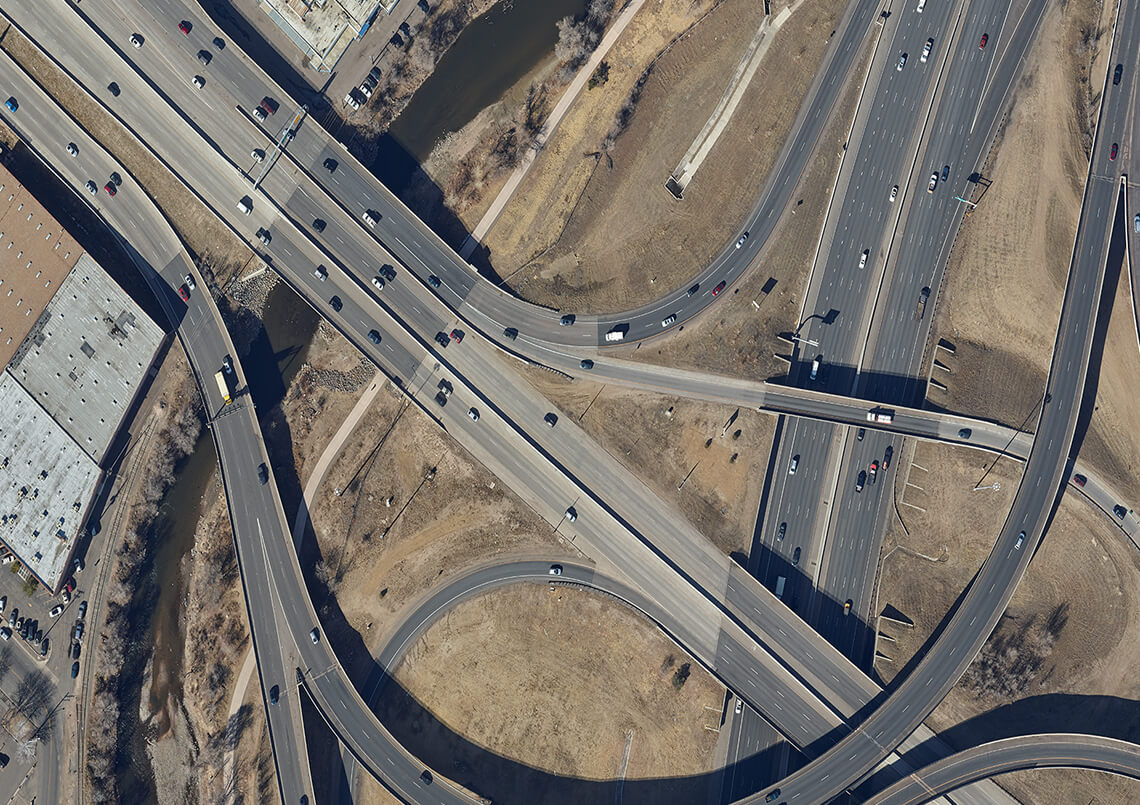
#> input picture week 2/mapping_try1/PhaseOne-SDK.jpg, 1140 x 805 px
$ jupyter execute 'mapping(earial_image).ipynb'
#> lines starting #> are read from the running program, lines starting #| are printed output that depends on the picture
[cell 1]
import numpy as np
import cv2
import matplotlib.pyplot as plt
image = cv2.imread('PhaseOne-SDK.jpg')
#> image is the input picture: shape (805, 1140, 3); mean B, G, R 107.5, 113.1, 118.1
cv2.ellipse(image,(550,730),(50,50),180,0,360,(250,0,0),5);
cv2.rectangle(image,(540,710),(560,750),(250,0,0),-1);

[cell 2]
import numpy as np
import imutils
import cv2
class Stitcher1:
    def __init__(self):
        self.isv3 = imutils.is_cv3(or_better=True)


    def stitch(self,images,ratio=0.75,reprojThresh=4.0,showMatches=False):
        (imageB,imageA) = images
        (kpsA,featuresA) = self.detectAndDescribe(imageA)
        (kpsB,featuresB) = self.detectAndDescribe(imageB)
        M = self.matchKeypoints(kpsA,kpsB,featuresA,featuresB,ratio,reprojThresh)
        if M is None:
            return None

        (matches,H,status) = M
        result = cv2.warpPerspective(imageA,H,( imageA.shape[1] + imageB.shape[1] ,imageA.shape[0] + imageB.shape[0]))
        result[0:imageB.shape[0],0:imageB.shape[1]] = imageB

        if showMatches:
            vis = self.drawMatches(imageA,imageB,kpsA,kpsB,matches,status)
            return (result,vis)

        return result
    def detectAndDescribe(self,image):
        gray = cv2.cvtColor(image,cv2.COLOR_BGR2GRAY)
        if self.isv3:
            descriptor = cv2.xfeatures2d.SIFT_create()
            (kps,features) = descriptor.detectAndCompute(image,None)
        else:
            detector = cv2.FeatureDetector_create('SIFT')
            kps = detector.detect(gray)
            extractor = cv2.DescriptorExtractor_create('SIFT')
            (kps,features) = extractor.compute(gray,kps)

        kps = np.float32([kp.pt for kp in kps])
        return (kps,features)


    def matchKeypoints(self,kpsA,kpsB,featuresA,featuresB,ratio,reprojThresh):
        matcher = cv2.DescriptorMatcher_create("BruteForce")
        rawMatches = matcher.knnMatch(featuresA,featuresB,2)
        matches = []
        for m in rawMatches:
            if len(m) == 2 and m[0].distance < m[1].distance * ratio:
                matches.append((m[0].trainIdx,m[0].queryIdx))

        if len(matches) > 1:
            ptsA = np.float32([kpsA[i] for (_,i) in matches])
            ptsB = np.float32([kpsB[i] for (i,_) in matches])

            (H,status) = cv2.findHomography(ptsA,ptsB,cv2.RANSAC,reprojThresh)

            return (matches,H,status)

        return None


    def drawMatches(self,imageA,imageB,kpsA,kpsB,matches,status):
        (hA,wA) = imageA.shape[:2]
        (hB,wB) = imageB.shape[:2]
        vis = np.zeros((max(hA,hB),wA+wB , 3),dtype="uint8")
        vis[0:hA,0:wA] = imageA
        vis[0:hB,wA:] = imageB

        for((trainIdx,queryIdx),s) in zip(matches,status):
            ptA = (int(kpsA[queryIdx][0]),int(kpsA[queryIdx][1]))
            ptB = (int(kpsB[trainIdx][0]) + wA, int(kpsB[trainIdx][1]))
            cv2.line(vis,ptA,ptB,(0,255,0),1)

        return vis

[cell 3]
import numpy as np
import imutils
import cv2
class Stitcher2:
    def __init__(self):
        self.isv3 = imutils.is_cv3(or_better=True)


    def stitch(self,images,ratio=0.75,reprojThresh=4.0,showMatches=False):
        (imageB,imageA) = images
        (kpsA,featuresA) = self.detectAndDescribe(imageA)
        (kpsB,featuresB) = self.detectAndDescribe(imageB)
        M = self.matchKeypoints(kpsA,kpsB,featuresA,featuresB,ratio,reprojThresh)
        if M is None:
            return None

        (matches,H,status) = M
        result = cv2.warpPerspective(imageA,H,( imageA.shape[1] ,imageA.shape[0] + imageB.shape[0]))
        result[0:imageB.shape[0],0:imageB.shape[1]] = imageB

        if showMatches:
            vis = self.drawMatches(imageA,imageB,kpsA,kpsB,matches,status)
            return (result,vis)

        return result
    def detectAndDescribe(self,image):
        gray = cv2.cvtColor(image,cv2.COLOR_BGR2GRAY)
        if self.isv3:
            descriptor = cv2.xfeatures2d.SIFT_create()
            (kps,features) = descriptor.detectAndCompute(image,None)
        else:
            detector = cv2.FeatureDetector_create('SIFT')
            kps = detector.detect(gray)
            extractor = cv2.DescriptorExtractor_create('SIFT')
            (kps,features) = extractor.compute(gray,kps)

        kps = np.float32([kp.pt for kp in kps])
        return (kps,features)


    def matchKeypoints(self,kpsA,kpsB,featuresA,featuresB,ratio,reprojThresh):
        matcher = cv2.DescriptorMatcher_create("BruteForce")
        rawMatches = matcher.knnMatch(featuresA,featuresB,2)
        matches = []
        for m in rawMatches:
            if len(m) == 2 and m[0].distance < m[1].distance * ratio:
                matches.append((m[0].trainIdx,m[0].queryIdx))

        if len(matches) > 1:
            ptsA = np.float32([kpsA[i] for (_,i) in matches])
            ptsB = np.float32([kpsB[i] for (i,_) in matches])

            (H,status) = cv2.findHomography(ptsA,ptsB,cv2.RANSAC,reprojThresh)

            return (matches,H,status)

        return None


    def drawMatches(self,imageA,imageB,kpsA,kpsB,matches,status):
        (hA,wA) = imageA.shape[:2]
        (hB,wB) = imageB.shape[:2]
        vis = np.zeros((max(hA,hB),wA+wB , 3),dtype="uint8")
        vis[0:hA,0:wA] = imageA
        vis[0:hB,wA:] = imageB

        for((trainIdx,queryIdx),s) in zip(matches,status):
            ptA = (int(kpsA[queryIdx][0]),int(kpsA[queryIdx][1]))
            ptB = (int(kpsB[trainIdx][0]) + wA, int(kpsB[trainIdx][1]))
            cv2.line(vis,ptA,ptB,(0,255,0),1)

        return vis

[cell 4]
images = ['image1.jpg','image2.jpg','image3.jpg','image4.jpg','image5.jpg']
y1 = 0
y2 = 300
x1 = 0
x2 = 200
for i in range(len(images)):
    image_crop = image[x1:x2,y1:y2,:]
    cv2.imwrite(images[i],image_crop)
    x1 = x1 + 100
    x2 = x2 + 100
    y1 = y1 + 100
    y2 = y2 + 100
#> after the loop, x1 = 500; x2 = 700; y1 = 500; y2 = 800
result1 = cv2.imread(images[0])
for i in range(len(images)-1):
    imageA = result1
    imageB = cv2.imread(images[i+1])
    stitcher = Stitcher1()
    (a,b) = stitcher.stitch([imageA,imageB],showMatches=True)
#> in detectAndDescribe, `kps = detector.detect(gray)`: kps = 208 keypoints; strongest (x, y, size): (274, 180, 2.4), (265, 114, 2.4), (92, 187, 3.2), (278, 184, 2.8)
#> in detectAndDescribe, `kps = np.float32([kp.pt for kp in kps])`: kps = 208 pairs, first value 3.47 to 295.3, second value 3.41 to 195.4
#> in stitch, `(kpsA,featuresA) = self.detectAndDescribe(imageA)`: kpsA has the same summary as kps in detectAndDescribe
#> in detectAndDescribe (call 2), `gray = cv2.cvtColor(image,cv2.COLOR_BGR2GRAY)`:
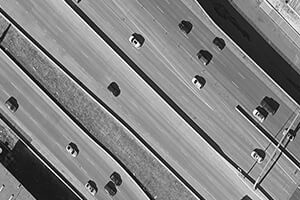
#> gray: shape (200, 300); min 0, max 255, mean 130.9
#> in detectAndDescribe (call 2), `kps = detector.detect(gray)`: kps = 158 keypoints; strongest (x, y, size): (194, 79, 1.8), (138, 44, 2.1), (253, 182, 2.5), (198, 84, 3.1)
#> in detectAndDescribe (call 2), `kps = np.float32([kp.pt for kp in kps])`: kps = 158 pairs, first value 2.83 to 296.7, second value 2.86 to 196.9
#> in stitch, `(kpsB,featuresB) = self.detectAndDescribe(imageB)`: kpsB has the same summary as kps in detectAndDescribe
#> in matchKeypoints, `rawMatches = matcher.knnMatch(featuresA,featuresB,2)`: rawMatches = 208 matches
#> after the loop in matchKeypoints, `for m in rawMatches:`: matches = 48 pairs, first value 1 to 157, second value 0 to 183
#> in matchKeypoints, `ptsA = np.float32([kpsA[i] for (_,i) in matches])`: ptsA = 48 pairs, first value 3.47 to 273.9, second value 3.41 to 180.1
#> in matchKeypoints, `ptsB = np.float32([kpsB[i] for (i,_) in matches])`: ptsB = 48 pairs, first value 3.28 to 296.7, second value 49.21 to 190.4
#> in matchKeypoints, `(H,status) = cv2.findHomography(ptsA,ptsB,cv2.RANSAC,reprojThresh)`: H = [[1, 0.00138, 99.87], [0.00308, 1, 99.82], [1.62e-05, 4.65e-06, 1]]; status = 48 values, max 1 at index 1, min 0 at index 0, mean 0.917
#> the loop in drawMatches, `for((trainIdx,queryIdx),s) in zip(matches,status):` made 48 passes
#> (trainIdx, queryIdx, s, ptA, ptB) on passes 1 to 12: (1, 0, [0], (3, 47), (303, 49)), (64, 2, [1], (10, 24), (410, 124)), (65, 3, [1], (10, 24), (410, 124)), (68, 5, [1], (15, 90), (415, 190)), (69, 6, [1], (15, 53), (415, 153)), (70, 7, [1], (15, 75), (415, 175)), (71, 8, [1], (16, 27), (416, 127)), (72, 10, [1], (17, 37), (417, 137)), (73, 14, [1], (20, 80), (420, 180)), (75, 17, [1], (28, 66), (428, 166)), (77, 20, [1], (36, 46), (436, 145)), (78, 21, [1], (37, 77), (437, 177))
#> after the loop in drawMatches, `for((trainIdx,queryIdx),s) in zip(matches,status):`:
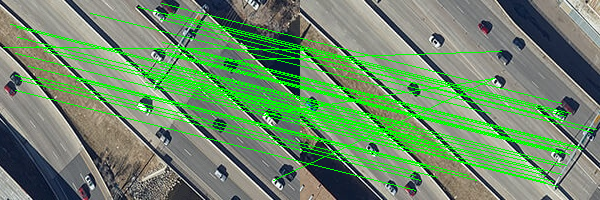
#> vis: shape (200, 600, 3); mean B, G, R 105.5, 140.5, 109.2

    y = 0
    for i in range(a.shape[1]):
        if np.sum(a[:,i,:]) == 0:
            y = i
            break

    x = 0
    for i in range(a.shape[0]):
        if np.sum(a[i,:,:]) == 0:
            x = i
            break

    a = a[0:x,0:y,:]
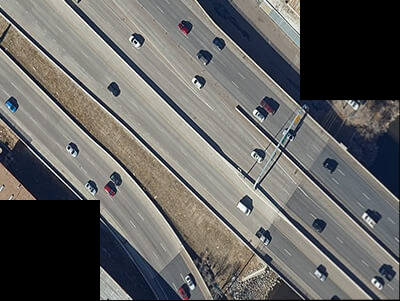
#> a: shape (301, 400, 3); mean B, G, R 98.4, 100.6, 101.2
    result1 = a

[cell 5]
image6 = image[500:700,400:700,:]
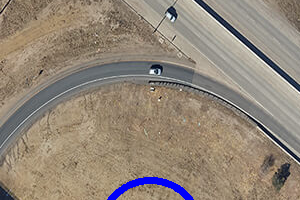
#> image6: shape (200, 300, 3); mean B, G, R 120.5, 134.5, 146.6
image7 = image[600:800,400:700,:]
cv2.imwrite('image6.jpg',image6)
cv2.imwrite('image7.jpg',image7)
imageA = cv2.imread('image6.jpg')
imageB = cv2.imread('image7.jpg')
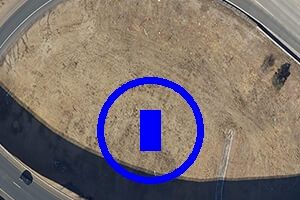
#> imageB: shape (200, 300, 3); mean B, G, R 110.9, 112.9, 124.4

stitcher = Stitcher2()
(a,b) = stitcher.stitch([imageA,imageB],showMatches=True)
#> in detectAndDescribe, `gray = cv2.cvtColor(image,cv2.COLOR_BGR2GRAY)`:
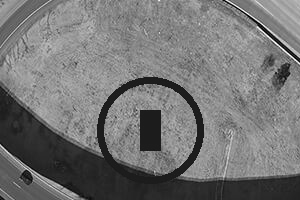
#> gray: shape (200, 300); min 0, max 255, mean 116.2
#> in detectAndDescribe, `kps = detector.detect(gray)`: kps = 172 keypoints; strongest (x, y, size): (150, 128, 19.5), (277, 37, 1.9), (280, 39, 1.9), (282, 41, 2.2)
#> in detectAndDescribe, `kps = np.float32([kp.pt for kp in kps])`: kps = 172 pairs, first value 4 to 294.3, second value 5.09 to 196.3
#> in stitch, `(kpsA,featuresA) = self.detectAndDescribe(imageA)`: kpsA has the same summary as kps in detectAndDescribe
#> in detectAndDescribe (call 2), `gray = cv2.cvtColor(image,cv2.COLOR_BGR2GRAY)`:
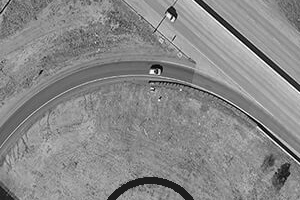
#> gray: shape (200, 300); min 0, max 255, mean 136.6
#> in detectAndDescribe (call 2), `kps = detector.detect(gray)`: kps = 153 keypoints; strongest (x, y, size): (152, 71, 3), (169, 15, 3), (277, 137, 1.9), (156, 66, 5.3)
#> in detectAndDescribe (call 2), `kps = np.float32([kp.pt for kp in kps])`: kps = 153 pairs, first value 3.52 to 291, second value 4.61 to 196.7
#> in stitch, `(kpsB,featuresB) = self.detectAndDescribe(imageB)`: kpsB has the same summary as kps in detectAndDescribe
#> in matchKeypoints, `rawMatches = matcher.knnMatch(featuresA,featuresB,2)`: rawMatches = 172 matches
#> after the loop in matchKeypoints, `for m in rawMatches:`: matches = 77 pairs, first value 0 to 152, second value 0 to 169
#> in matchKeypoints, `ptsA = np.float32([kpsA[i] for (_,i) in matches])`: ptsA = 77 pairs, first value 4 to 291.1, second value 5.82 to 180.3
#> in matchKeypoints, `ptsB = np.float32([kpsB[i] for (i,_) in matches])`: ptsB = 77 pairs, first value 3.52 to 291, second value 75.83 to 196.7
#> in matchKeypoints, `(H,status) = cv2.findHomography(ptsA,ptsB,cv2.RANSAC,reprojThresh)`: H = [[1, -0.000298, 0.0413], [6.61e-05, 0.999, 99.97], [2.05e-06, -1.3e-05, 1]]; status = 77 values, max 1 at index 0, min 0 at index 5, mean 0.779
#> in stitch, `result[0:imageB.shape[0],0:imageB.shape[1]] = imageB`:
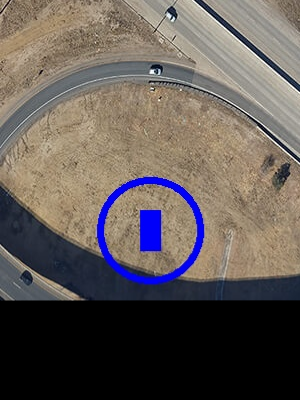
#> result: shape (400, 300, 3); mean B, G, R 86.5, 90.6, 98.6
#> the loop in drawMatches, `for((trainIdx,queryIdx),s) in zip(matches,status):` made 77 passes
#> (trainIdx, queryIdx, s, ptA, ptB) on passes 1 to 12: (1, 0, [1], (4, 58), (303, 158)), (5, 1, [1], (7, 56), (307, 156)), (7, 2, [1], (15, 50), (315, 150)), (10, 6, [1], (23, 36), (323, 136)), (11, 8, [1], (24, 89), (324, 189)), (107, 11, [0], (27, 104), (511, 75)), (14, 12, [1], (28, 32), (327, 132)), (107, 14, [0], (30, 107), (511, 75)), (15, 15, [1], (33, 91), (333, 191)), (17, 19, [1], (35, 25), (335, 125)), (18, 20, [1], (40, 57), (340, 157)), (21, 21, [1], (45, 18), (345, 118))
#> after the loop in drawMatches, `for((trainIdx,queryIdx),s) in zip(matches,status):`:
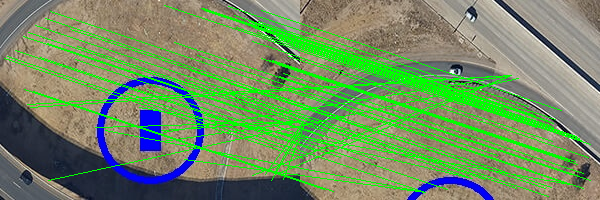
#> vis: shape (200, 600, 3); mean B, G, R 98.3, 142.5, 113.8

[cell 6]
cv2.imwrite('result2.jpg',a)
#> Out = True

[cell 7]
cv2.imwrite('result1.jpg',result1)
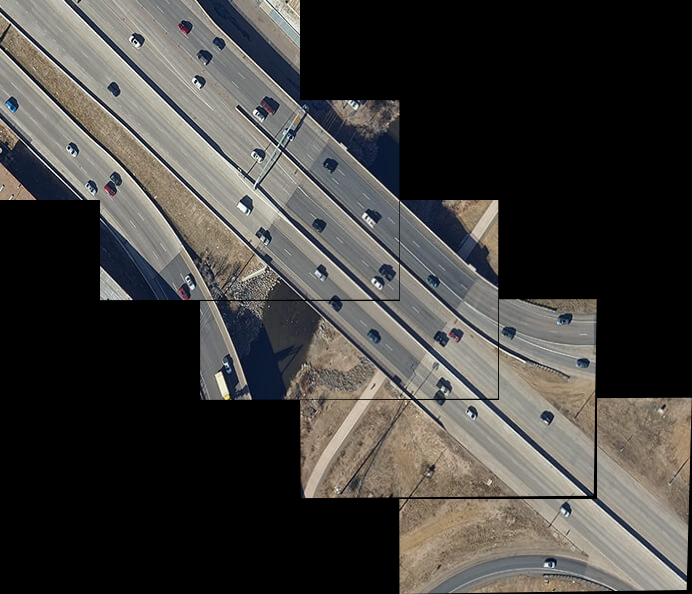
#> saved as result1.jpg: shape (594, 692, 3); mean B, G, R 60.6, 63.5, 65.5
#> Out = True

[cell 8]
result1 = cv2.imread('result1.jpg')
#> result1: shape (594, 692, 3)
result2 = cv2.imread('result2.jpg')

[cell 9]
result1.shape
#> Out = (594, 692, 3)

[cell 10]
result2.shape
#> Out = (400, 300, 3)

[cell 11]
result2.shape[0]
#> Out = 400

[cell 12]
result1.shape[1]
#> Out = 692

[cell 13]
empty = np.zeros((result2.shape[0],result1.shape[1],3),np.uint8)

[cell 14]
empty[:,result1.shape[1]-result2.shape[1]:result1.shape[1],:] = result2

[cell 15]
result2 = empty

[cell 16]
image6 = image[500:700,400:700,:]
image7 = image[600:800,400:700,:]

imageA = result1
imageB = result2

stitcher = Stitcher2()
(a,b) = stitcher.stitch([imageA,imageB],showMatches=True)
#> in detectAndDescribe (call 3), `kps = detector.detect(gray)`: kps = 286 keypoints; strongest (x, y, size): (544, 71, 3), (561, 15, 3), (464, 296, 6.6), (542, 228, 19.6)
#> in detectAndDescribe (call 4), `kps = detector.detect(gray)`: kps = 1049 keypoints; strongest (x, y, size): (111, 289, 16.6), (192, 287, 3.1), (194, 79, 1.8), (365, 214, 2.4)
#> in matchKeypoints (call 2), `rawMatches = matcher.knnMatch(featuresA,featuresB,2)`: rawMatches = 286 matches
#> the loop in drawMatches (call 2), `for((trainIdx,queryIdx),s) in zip(matches,status):` made 38 passes
#> (trainIdx, queryIdx, s, ptA, ptB) on passes 1 to 12: (668, 2, [1], (393, 19), (1092, 516)), (674, 6, [1], (395, 81), (1094, 575)), (678, 12, [1], (396, 44), (1096, 540)), (677, 13, [1], (396, 17), (1095, 514)), (339, 20, [0], (404, 254), (990, 425)), (699, 36, [1], (419, 82), (1117, 577)), (700, 37, [1], (419, 82), (1117, 577)), (213, 44, [0], (426, 274), (921, 41)), (712, 46, [1], (427, 18), (1125, 514)), (753, 63, [1], (442, 70), (1140, 564)), (102, 64, [0], (444, 253), (821, 268)), (982, 65, [0], (450, 169), (1276, 314))
